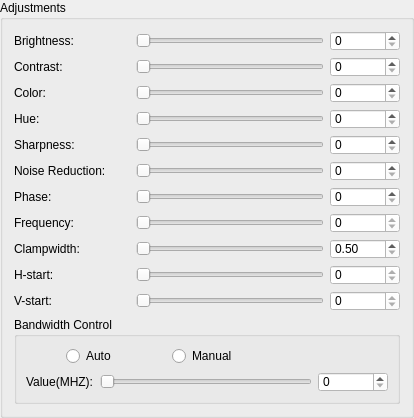
        <widget class="QGroupBox" name="groupBox_4">
         <property name="maximumSize">
          <size>
           <width>16777215</width>
           <height>500</height>
          </size>
         </property>
         <property name="title">
          <string>Adjustments</string>
         </property>
         <layout class="QGridLayout" name="gridLayout">
          <item row="0" column="0">
           <layout class="QHBoxLayout" name="horizontalLayout_4">
            <item>
             <widget class="QLabel" name="label_26">
              <property name="minimumSize">
               <size>
                <width>116</width>
                <height>0</height>
               </size>
              </property>
              <property name="maximumSize">
               <size>
                <width>116</width>
                <height>16777215</height>
               </size>
              </property>
              <property name="text">
               <string>Brightness:</string>
              </property>
             </widget>
            </item>
            <item>
             <widget class="QSlider" name="Brightness_Slider">
              <property name="focusPolicy">
               <enum>Qt::NoFocus</enum>
              </property>
              <property name="maximum">
               <number>100</number>
              </property>
              <property name="singleStep">
               <number>0</number>
              </property>
              <property name="pageStep">
               <number>0</number>
              </property>
              <property name="orientation">
               <enum>Qt::Horizontal</enum>
              </property>
              <property name="tickPosition">
               <enum>QSlider::NoTicks</enum>
              </property>
              <property name="tickInterval">
               <number>50</number>
              </property>
             </widget>
            </item>
            <item>
             <widget class="QSpinBox" name="Brightness_spinBox">
              <property name="minimumSize">
               <size>
                <width>70</width>
                <height>0</height>
               </size>
              </property>
              <property name="maximumSize">
               <size>
                <width>16777215</width>
                <height>20</height>
               </size>
              </property>
              <property name="focusPolicy">
               <enum>Qt::StrongFocus</enum>
              </property>
              <property name="styleSheet">
               <string notr="true">background-color: rgb(255, 255, 255);</string>
              </property>
              <property name="maximum">
               <number>100</number>
              </property>
             </widget>
            </item>
           </layout>
          </item>
          <item row="1" column="0">
           <layout class="QHBoxLayout" name="horizontalLayout_5">
            <item>
             <widget class="QLabel" name="label_27">
              <property name="minimumSize">
               <size>
                <width>116</width>
                <height>0</height>
               </size>
              </property>
              <property name="maximumSize">
               <size>
                <width>116</width>
                <height>16777215</height>
               </size>
              </property>
              <property name="text">
               <string>Contrast:</string>
              </property>
             </widget>
            </item>
            <item>
             <widget class="QSlider" name="Contrast_Slider">
              <property name="focusPolicy">
               <enum>Qt::NoFocus</enum>
              </property>
              <property name="minimum">
               <number>0</number>
              </property>
              <property name="maximum">
               <number>100</number>
              </property>
              <property name="singleStep">
               <number>0</number>
              </property>
              <property name="pageStep">
               <number>0</number>
              </property>
              <property name="value">
               <number>0</number>
              </property>
              <property name="orientation">
               <enum>Qt::Horizontal</enum>
              </property>
              <property name="tickPosition">
               <enum>QSlider::NoTicks</enum>
              </property>
              <property name="tickInterval">
               <number>30</number>
              </property>
             </widget>
            </item>
            <item>
             <widget class="QSpinBox" name="Contrast_spinBox">
              <property name="minimumSize">
               <size>
                <width>70</width>
                <height>0</height>
               </size>
              </property>
              <property name="maximumSize">
               <size>
                <width>16777215</width>
                <height>20</height>
               </size>
              </property>
              <property name="focusPolicy">
               <enum>Qt::StrongFocus</enum>
              </property>
              <property name="styleSheet">
               <string notr="true">background-color: rgb(255, 255, 255);</string>
              </property>
              <property name="minimum">
               <number>0</number>
              </property>
              <property name="maximum">
               <number>100</number>
              </property>
              <property name="value">
               <number>0</number>
              </property>
             </widget>
            </item>
           </layout>
          </item>
          <item row="2" column="0">
           <layout class="QHBoxLayout" name="horizontalLayout_6">
            <item>
             <widget class="QLabel" name="label_28">
              <property name="minimumSize">
               <size>
                <width>116</width>
                <height>0</height>
               </size>
              </property>
              <property name="maximumSize">
               <size>
                <width>116</width>
                <height>16777215</height>
               </size>
              </property>
              <property name="text">
               <string>Color:</string>
              </property>
             </widget>
            </item>
            <item>
             <widget class="QSlider" name="Color_Slider">
              <property name="focusPolicy">
               <enum>Qt::NoFocus</enum>
              </property>
              <property name="minimum">
               <number>0</number>
              </property>
              <property name="maximum">
               <number>100</number>
              </property>
              <property name="singleStep">
               <number>0</number>
              </property>
              <property name="pageStep">
               <number>0</number>
              </property>
              <property name="value">
               <number>0</number>
              </property>
              <property name="orientation">
               <enum>Qt::Horizontal</enum>
              </property>
              <property name="tickPosition">
               <enum>QSlider::NoTicks</enum>
              </property>
              <property name="tickInterval">
               <number>30</number>
              </property>
             </widget>
            </item>
            <item>
             <widget class="QSpinBox" name="Color_spinBox">
              <property name="minimumSize">
               <size>
                <width>70</width>
                <height>0</height>
               </size>
              </property>
              <property name="maximumSize">
               <size>
                <width>16777215</width>
                <height>20</height>
               </size>
              </property>
              <property name="focusPolicy">
               <enum>Qt::StrongFocus</enum>
              </property>
              <property name="styleSheet">
               <string notr="true">background-color: rgb(255, 255, 255);</string>
              </property>
              <property name="maximum">
               <number>100</number>
              </property>
             </widget>
            </item>
           </layout>
          </item>
          <item row="3" column="0">
           <layout class="QHBoxLayout" name="horizontalLayout_7">
            <item>
             <widget class="QLabel" name="label_29">
              <property name="minimumSize">
               <size>
                <width>116</width>
                <height>0</height>
               </size>
              </property>
              <property name="maximumSize">
               <size>
                <width>116</width>
                <height>16777215</height>
               </size>
              </property>
              <property name="text">
               <string>Hue:</string>
              </property>
             </widget>
            </item>
            <item>
             <widget class="QSlider" name="Hue_Slider">
              <property name="focusPolicy">
               <enum>Qt::NoFocus</enum>
              </property>
              <property name="maximum">
               <number>100</number>
              </property>
              <property name="singleStep">
               <number>0</number>
              </property>
              <property name="pageStep">
               <number>0</number>
              </property>
              <property name="orientation">
               <enum>Qt::Horizontal</enum>
              </property>
              <property name="tickPosition">
               <enum>QSlider::NoTicks</enum>
              </property>
              <property name="tickInterval">
               <number>20</number>
              </property>
             </widget>
            </item>
            <item>
             <widget class="QSpinBox" name="Hue_spinBox">
              <property name="minimumSize">
               <size>
                <width>70</width>
                <height>0</height>
               </size>
              </property>
              <property name="maximumSize">
               <size>
                <width>16777215</width>
                <height>20</height>
               </size>
              </property>
              <property name="focusPolicy">
               <enum>Qt::StrongFocus</enum>
              </property>
              <property name="styleSheet">
               <string notr="true">background-color: rgb(255, 255, 255);</string>
              </property>
              <property name="maximum">
               <number>100</number>
              </property>
             </widget>
            </item>
           </layout>
          </item>
          <item row="4" column="0">
           <layout class="QHBoxLayout" name="horizontalLayout_10">
            <item>
             <widget class="QLabel" name="label_30">
              <property name="minimumSize">
               <size>
                <width>116</width>
                <height>0</height>
               </size>
              </property>
              <property name="maximumSize">
               <size>
                <width>116</width>
                <height>16777215</height>
               </size>
              </property>
              <property name="text">
               <string>Sharpness:</string>
              </property>
             </widget>
            </item>
            <item>
             <widget class="QSlider" name="Sharpness_Slider">
              <property name="focusPolicy">
               <enum>Qt::NoFocus</enum>
              </property>
              <property name="maximum">
               <number>24</number>
              </property>
              <property name="singleStep">
               <number>0</number>
              </property>
              <property name="pageStep">
               <number>0</number>
              </property>
              <property name="orientation">
               <enum>Qt::Horizontal</enum>
              </property>
              <property name="tickPosition">
               <enum>QSlider::NoTicks</enum>
              </property>
              <property name="tickInterval">
               <number>4</number>
              </property>
             </widget>
            </item>
            <item>
             <widget class="QSpinBox" name="Sharpness_spinBox">
              <property name="minimumSize">
               <size>
                <width>70</width>
                <height>0</height>
               </size>
              </property>
              <property name="maximumSize">
               <size>
                <width>16777215</width>
                <height>20</height>
               </size>
              </property>
              <property name="focusPolicy">
               <enum>Qt::StrongFocus</enum>
              </property>
              <property name="styleSheet">
               <string notr="true">background-color: rgb(255, 255, 255);</string>
              </property>
              <property name="maximum">
               <number>24</number>
              </property>
             </widget>
            </item>
           </layout>
          </item>
          <item row="5" column="0">
           <layout class="QHBoxLayout" name="horizontalLayout_11">
            <item>
             <widget class="QLabel" name="label_31">
              <property name="minimumSize">
               <size>
                <width>116</width>
                <height>0</height>
               </size>
              </property>
              <property name="maximumSize">
               <size>
                <width>116</width>
                <height>16777215</height>
               </size>
              </property>
              <property name="text">
               <string>Noise Reduction:</string>
              </property>
             </widget>
            </item>
            <item>
             <widget class="QSlider" name="Noise_Slider">
              <property name="focusPolicy">
               <enum>Qt::NoFocus</enum>
              </property>
              <property name="maximum">
               <number>63</number>
              </property>
              <property name="singleStep">
               <number>0</number>
              </property>
              <property name="pageStep">
               <number>0</number>
              </property>
              <property name="orientation">
               <enum>Qt::Horizontal</enum>
              </property>
              <property name="tickPosition">
               <enum>QSlider::NoTicks</enum>
              </property>
              <property name="tickInterval">
               <number>13</number>
              </property>
             </widget>
            </item>
            <item>
             <widget class="QSpinBox" name="Noise_spinBox">
              <property name="minimumSize">
               <size>
                <width>70</width>
                <height>0</height>
               </size>
              </property>
              <property name="maximumSize">
               <size>
                <width>16777215</width>
                <height>20</height>
               </size>
              </property>
              <property name="focusPolicy">
               <enum>Qt::StrongFocus</enum>
              </property>
              <property name="styleSheet">
               <string notr="true">background-color: rgb(255, 255, 255);</string>
              </property>
              <property name="maximum">
               <number>63</number>
              </property>
             </widget>
            </item>
           </layout>
          </item>
          <item row="6" column="0">
           <layout class="QHBoxLayout" name="horizontalLayout_12">
            <item>
             <widget class="QLabel" name="label_32">
              <property name="minimumSize">
               <size>
                <width>116</width>
                <height>0</height>
               </size>
              </property>
              <property name="maximumSize">
               <size>
                <width>116</width>
                <height>16777215</height>
               </size>
              </property>
              <property name="text">
               <string>Phase:</string>
              </property>
             </widget>
            </item>
            <item>
             <widget class="QSlider" name="Phase_Slider">
              <property name="focusPolicy">
               <enum>Qt::NoFocus</enum>
              </property>
              <property name="maximum">
               <number>63</number>
              </property>
              <property name="singleStep">
               <number>0</number>
              </property>
              <property name="pageStep">
               <number>0</number>
              </property>
              <property name="orientation">
               <enum>Qt::Horizontal</enum>
              </property>
              <property name="tickPosition">
               <enum>QSlider::NoTicks</enum>
              </property>
              <property name="tickInterval">
               <number>7</number>
              </property>
             </widget>
            </item>
            <item>
             <widget class="QSpinBox" name="Phase_spinBox">
              <property name="minimumSize">
               <size>
                <width>70</width>
                <height>0</height>
               </size>
              </property>
              <property name="maximumSize">
               <size>
                <width>16777215</width>
                <height>20</height>
               </size>
              </property>
              <property name="focusPolicy">
               <enum>Qt::StrongFocus</enum>
              </property>
              <property name="styleSheet">
               <string notr="true">background-color: rgb(255, 255, 255);</string>
              </property>
              <property name="maximum">
               <number>63</number>
              </property>
             </widget>
            </item>
           </layout>
          </item>
          <item row="7" column="0">
           <layout class="QHBoxLayout" name="horizontalLayout_13">
            <item>
             <widget class="QLabel" name="label_33">
              <property name="minimumSize">
               <size>
                <width>116</width>
                <height>0</height>
               </size>
              </property>
              <property name="maximumSize">
               <size>
                <width>116</width>
                <height>16777215</height>
               </size>
              </property>
              <property name="text">
               <string>Frequency:</string>
              </property>
             </widget>
            </item>
            <item>
             <widget class="QSlider" name="Frequency_Slider">
              <property name="focusPolicy">
               <enum>Qt::NoFocus</enum>
              </property>
              <property name="minimum">
               <number>0</number>
              </property>
              <property name="maximum">
               <number>0</number>
              </property>
              <property name="singleStep">
               <number>0</number>
              </property>
              <property name="pageStep">
               <number>0</number>
              </property>
              <property name="value">
               <number>0</number>
              </property>
              <property name="orientation">
               <enum>Qt::Horizontal</enum>
              </property>
              <property name="tickPosition">
               <enum>QSlider::NoTicks</enum>
              </property>
              <property name="tickInterval">
               <number>575</number>
              </property>
             </widget>
            </item>
            <item>
             <widget class="QSpinBox" name="Frequency_spinBox">
              <property name="minimumSize">
               <size>
                <width>70</width>
                <height>0</height>
               </size>
              </property>
              <property name="maximumSize">
               <size>
                <width>16777215</width>
                <height>20</height>
               </size>
              </property>
              <property name="focusPolicy">
               <enum>Qt::StrongFocus</enum>
              </property>
              <property name="styleSheet">
               <string notr="true">background-color: rgb(255, 255, 255);</string>
              </property>
              <property name="minimum">
               <number>0</number>
              </property>
              <property name="maximum">
               <number>0</number>
              </property>
             </widget>
            </item>
           </layout>
          </item>
          <item row="8" column="0">
           <layout class="QHBoxLayout" name="horizontalLayout_14">
            <item>
             <widget class="QLabel" name="label_34">
              <property name="minimumSize">
               <size>
                <width>116</width>
                <height>0</height>
               </size>
              </property>
              <property name="maximumSize">
               <size>
                <width>116</width>
                <height>16777215</height>
               </size>
              </property>
              <property name="text">
               <string>Clampwidth:</string>
              </property>
             </widget>
            </item>
            <item>
             <widget class="QSlider" name="Clampwidth_Slider">
              <property name="focusPolicy">
               <enum>Qt::NoFocus</enum>
              </property>
              <property name="minimum">
               <number>5</number>
              </property>
              <property name="maximum">
               <number>100</number>
              </property>
              <property name="singleStep">
               <number>0</number>
              </property>
              <property name="pageStep">
               <number>0</number>
              </property>
              <property name="value">
               <number>5</number>
              </property>
              <property name="orientation">
               <enum>Qt::Horizontal</enum>
              </property>
              <property name="tickPosition">
               <enum>QSlider::NoTicks</enum>
              </property>
              <property name="tickInterval">
               <number>24</number>
              </property>
             </widget>
            </item>
            <item>
             <widget class="QDoubleSpinBox" name="Clampwidth_doubleSpinBox">
              <property name="minimumSize">
               <size>
                <width>70</width>
                <height>0</height>
               </size>
              </property>
              <property name="maximumSize">
               <size>
                <width>53</width>
                <height>20</height>
               </size>
              </property>
              <property name="focusPolicy">
               <enum>Qt::StrongFocus</enum>
              </property>
              <property name="styleSheet">
               <string notr="true">background-color: rgb(255, 255, 255);</string>
              </property>
              <property name="minimum">
               <double>0.500000000000000</double>
              </property>
              <property name="maximum">
               <double>10.000000000000000</double>
              </property>
              <property name="singleStep">
               <double>0.100000000000000</double>
              </property>
             </widget>
            </item>
           </layout>
          </item>
          <item row="9" column="0">
           <layout class="QHBoxLayout" name="horizontalLayout_15">
            <item>
             <widget class="QLabel" name="label_45">
              <property name="minimumSize">
               <size>
                <width>116</width>
                <height>0</height>
               </size>
              </property>
              <property name="maximumSize">
               <size>
                <width>116</width>
                <height>16777215</height>
               </size>
              </property>
              <property name="text">
               <string>H-start:</string>
              </property>
             </widget>
            </item>
            <item>
             <widget class="QSlider" name="H_Start_Slider">
              <property name="focusPolicy">
               <enum>Qt::NoFocus</enum>
              </property>
              <property name="maximum">
               <number>0</number>
              </property>
              <property name="singleStep">
               <number>0</number>
              </property>
              <property name="pageStep">
               <number>0</number>
              </property>
              <property name="orientation">
               <enum>Qt::Horizontal</enum>
              </property>
              <property name="tickPosition">
               <enum>QSlider::NoTicks</enum>
              </property>
              <property name="tickInterval">
               <number>7</number>
              </property>
             </widget>
            </item>
            <item>
             <widget class="QSpinBox" name="H_start_spinBox">
              <property name="minimumSize">
               <size>
                <width>70</width>
                <height>0</height>
               </size>
              </property>
              <property name="maximumSize">
               <size>
                <width>16777215</width>
                <height>20</height>
               </size>
              </property>
              <property name="focusPolicy">
               <enum>Qt::StrongFocus</enum>
              </property>
              <property name="styleSheet">
               <string notr="true">background-color: rgb(255, 255, 255);</string>
              </property>
              <property name="maximum">
               <number>0</number>
              </property>
             </widget>
            </item>
           </layout>
          </item>
          <item row="10" column="0">
           <layout class="QHBoxLayout" name="horizontalLayout_16">
            <item>
             <widget class="QLabel" name="label_46">
              <property name="minimumSize">
               <size>
                <width>116</width>
                <height>0</height>
               </size>
              </property>
              <property name="maximumSize">
               <size>
                <width>116</width>
                <height>16777215</height>
               </size>
              </property>
              <property name="text">
               <string>V-start:</string>
              </property>
             </widget>
            </item>
            <item>
             <widget class="QSlider" name="V_Start_Slider">
              <property name="focusPolicy">
               <enum>Qt::NoFocus</enum>
              </property>
              <property name="maximum">
               <number>0</number>
              </property>
              <property name="singleStep">
               <number>0</number>
              </property>
              <property name="pageStep">
               <number>0</number>
              </property>
              <property name="orientation">
               <enum>Qt::Horizontal</enum>
              </property>
              <property name="tickPosition">
               <enum>QSlider::NoTicks</enum>
              </property>
              <property name="tickInterval">
               <number>7</number>
              </property>
             </widget>
            </item>
            <item>
             <widget class="QSpinBox" name="V_start_spinBox">
              <property name="minimumSize">
               <size>
                <width>70</width>
                <height>0</height>
               </size>
              </property>
              <property name="maximumSize">
               <size>
                <width>16777215</width>
                <height>20</height>
               </size>
              </property>
              <property name="focusPolicy">
               <enum>Qt::StrongFocus</enum>
              </property>
              <property name="styleSheet">
               <string notr="true">background-color: rgb(255, 255, 255);</string>
              </property>
              <property name="minimum">
               <number>0</number>
              </property>
              <property name="maximum">
               <number>0</number>
              </property>
             </widget>
            </item>
           </layout>
          </item>
          <item row="11" column="0">
           <widget class="QGroupBox" name="Bandwidth_Group">
            <property name="title">
             <string>Bandwidth Control</string>
            </property>
            <layout class="QGridLayout" name="gridLayout_8">
             <item row="0" column="0" colspan="2">
              <layout class="QHBoxLayout" name="horizontalLayout_18">
               <item>
                <spacer name="horizontalSpacer_12">
                 <property name="orientation">
                  <enum>Qt::Horizontal</enum>
                 </property>
                 <property name="sizeHint" stdset="0">
                  <size>
                   <width>40</width>
                   <height>13</height>
                  </size>
                 </property>
                </spacer>
               </item>
               <item>
                <widget class="QRadioButton" name="Bandwidth_Auto_RadioButton">
                 <property name="minimumSize">
                  <size>
                   <width>100</width>
                   <height>0</height>
                  </size>
                 </property>
                 <property name="focusPolicy">
                  <enum>Qt::NoFocus</enum>
                 </property>
                 <property name="text">
                  <string>Auto</string>
                 </property>
                </widget>
               </item>
               <item>
                <widget class="QRadioButton" name="Bandwidth_Manual_RadioButton">
                 <property name="minimumSize">
                  <size>
                   <width>100</width>
                   <height>0</height>
                  </size>
                 </property>
                 <property name="focusPolicy">
                  <enum>Qt::NoFocus</enum>
                 </property>
                 <property name="text">
                  <string>Manual</string>
                 </property>
                </widget>
               </item>
               <item>
                <spacer name="horizontalSpacer_13">
                 <property name="orientation">
                  <enum>Qt::Horizontal</enum>
                 </property>
                 <property name="sizeHint" stdset="0">
                  <size>
                   <width>40</width>
                   <height>13</height>
                  </size>
                 </property>
                </spacer>
               </item>
              </layout>
             </item>
             <item row="1" column="0">
              <widget class="QLabel" name="label_35">
               <property name="text">
                <string>Value(MHZ):</string>
               </property>
              </widget>
             </item>
             <item row="1" column="1">
              <widget class="QSlider" name="Bandwidth_Slider">
               <property name="focusPolicy">
                <enum>Qt::NoFocus</enum>
               </property>
               <property name="maximum">
                <number>15</number>
               </property>
               <property name="singleStep">
                <number>0</number>
               </property>
               <property name="pageStep">
                <number>0</number>
               </property>
               <property name="orientation">
                <enum>Qt::Horizontal</enum>
               </property>
               <property name="tickPosition">
                <enum>QSlider::NoTicks</enum>
               </property>
               <property name="tickInterval">
                <number>43</number>
               </property>
              </widget>
             </item>
             <item row="1" column="2">
              <widget class="QSpinBox" name="Bandwidth_spinBox">
               <property name="minimumSize">
                <size>
                 <width>70</width>
                 <height>20</height>
                </size>
               </property>
               <property name="maximumSize">
                <size>
                 <width>70</width>
                 <height>20</height>
                </size>
               </property>
               <property name="focusPolicy">
                <enum>Qt::StrongFocus</enum>
               </property>
               <property name="styleSheet">
                <string notr="true">background-color: rgb(255, 255, 255);</string>
               </property>
               <property name="maximum">
                <number>15</number>
               </property>
              </widget>
             </item>
            </layout>
           </widget>
          </item>
         </layout>
        </widget>
